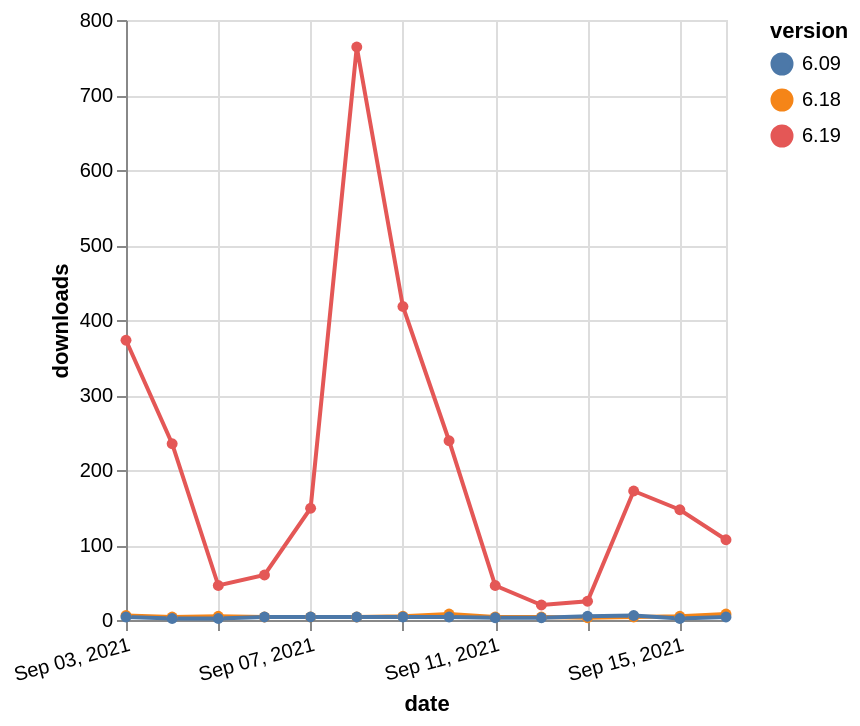

Source (Vega-Lite JSON):
### Vega-Lite specification from a JSON file in a GitHub repository (floating-point values rounded to 4 significant figures)
{"$schema": "https://vega.github.io/schema/vega-lite/v5.json", "description": "A simple bar chart with embedded data.", "data": {"values": [{"date": "2021-09-03", "total": 120692, "delta": 373, "version": "6.19"}, {"date": "2021-09-04", "total": 120927, "delta": 235, "version": "6.19"}, {"date": "2021-09-05", "total": 120973, "delta": 46, "version": "6.19"}, {"date": "2021-09-06", "total": 121033, "delta": 60, "version": "6.19"}, {"date": "2021-09-07", "total": 121182, "delta": 149, "version": "6.19"}, {"date": "2021-09-08", "total": 121946, "delta": 764, "version": "6.19"}, {"date": "2021-09-09", "total": 122364, "delta": 418, "version": "6.19"}, {"date": "2021-09-10", "total": 122603, "delta": 239, "version": "6.19"}, {"date": "2021-09-11", "total": 122649, "delta": 46, "version": "6.19"}, {"date": "2021-09-12", "total": 122669, "delta": 20, "version": "6.19"}, {"date": "2021-09-13", "total": 122694, "delta": 25, "version": "6.19"}, {"date": "2021-09-14", "total": 122866, "delta": 172, "version": "6.19"}, {"date": "2021-09-15", "total": 123013, "delta": 147, "version": "6.19"}, {"date": "2021-09-16", "total": 123120, "delta": 107, "version": "6.19"}, {"date": "2021-09-03", "total": 21707, "delta": 6, "version": "6.18"}, {"date": "2021-09-04", "total": 21711, "delta": 4, "version": "6.18"}, {"date": "2021-09-05", "total": 21716, "delta": 5, "version": "6.18"}, {"date": "2021-09-06", "total": 21720, "delta": 4, "version": "6.18"}, {"date": "2021-09-07", "total": 21724, "delta": 4, "version": "6.18"}, {"date": "2021-09-08", "total": 21728, "delta": 4, "version": "6.18"}, {"date": "2021-09-09", "total": 21733, "delta": 5, "version": "6.18"}, {"date": "2021-09-10", "total": 21741, "delta": 8, "version": "6.18"}, {"date": "2021-09-11", "total": 21745, "delta": 4, "version": "6.18"}, {"date": "2021-09-12", "total": 21749, "delta": 4, "version": "6.18"}, {"date": "2021-09-13", "total": 21752, "delta": 3, "version": "6.18"}, {"date": "2021-09-14", "total": 21756, "delta": 4, "version": "6.18"}, {"date": "2021-09-15", "total": 21761, "delta": 5, "version": "6.18"}, {"date": "2021-09-16", "total": 21769, "delta": 8, "version": "6.18"}, {"date": "2021-09-03", "total": 31498, "delta": 4, "version": "6.09"}, {"date": "2021-09-04", "total": 31500, "delta": 2, "version": "6.09"}, {"date": "2021-09-05", "total": 31502, "delta": 2, "version": "6.09"}, {"date": "2021-09-06", "total": 31506, "delta": 4, "version": "6.09"}, {"date": "2021-09-07", "total": 31510, "delta": 4, "version": "6.09"}, {"date": "2021-09-08", "total": 31514, "delta": 4, "version": "6.09"}, {"date": "2021-09-09", "total": 31518, "delta": 4, "version": "6.09"}, {"date": "2021-09-10", "total": 31522, "delta": 4, "version": "6.09"}, {"date": "2021-09-11", "total": 31525, "delta": 3, "version": "6.09"}, {"date": "2021-09-12", "total": 31528, "delta": 3, "version": "6.09"}, {"date": "2021-09-13", "total": 31533, "delta": 5, "version": "6.09"}, {"date": "2021-09-14", "total": 31539, "delta": 6, "version": "6.09"}, {"date": "2021-09-15", "total": 31541, "delta": 2, "version": "6.09"}, {"date": "2021-09-16", "total": 31545, "delta": 4, "version": "6.09"}]}, "width": "container", "mark": {"type": "line", "point": {"filled": true}}, "encoding": {"x": {"field": "date", "type": "temporal", "timeUnit": "yearmonthdate", "title": "date", "axis": {"labelAngle": -15}}, "y": {"field": "delta", "type": "quantitative", "title": "downloads"}, "color": {"field": "version", "type": "nominal"}, "tooltip": {"field": "delta"}}}
